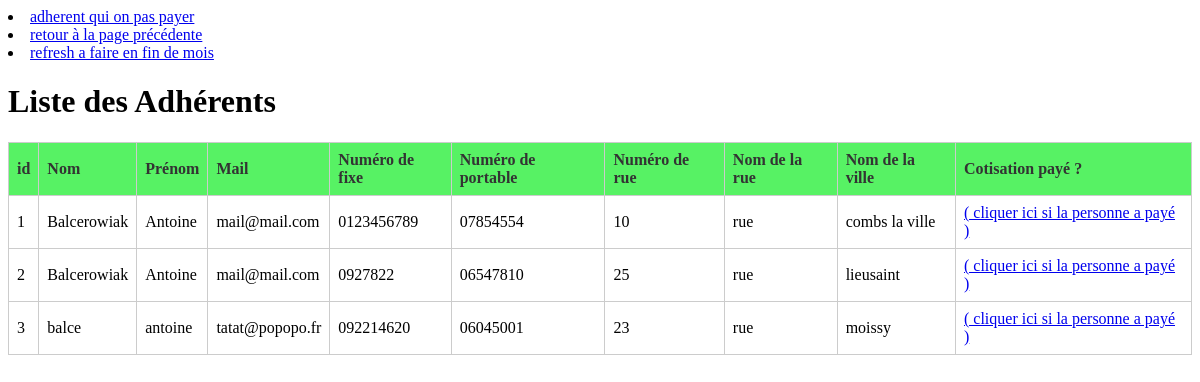
The app's page /adherent.php with its own data.
### tables this page shows
CREATE TABLE `adherent` (
  `id` int NOT NULL,
  `genre` varchar(50) DEFAULT NULL,
  `nom` varchar(50) DEFAULT NULL,
  `prenom` varchar(50) DEFAULT NULL,
  `naissance` varchar(50) DEFAULT NULL,
  `NumRue` varchar(50) NOT NULL,
  `NomRue` varchar(50) NOT NULL,
  `Ville` varchar(50) NOT NULL,
  `tel` varchar(50) DEFAULT NULL,
  `fixe` varchar(50) NOT NULL,
  `mail` varchar(50) DEFAULT NULL
);

### inc/manager-db.php (called while the page is built, shortened)
<?php
require_once 'connect-db.php';
function getAllAdherent(){
    global $pdo;
    $query = 'SELECT * FROM adherent ';
    try {
    $result = $pdo->query($query)->fetchAll(PDO::FETCH_OBJ);
    return $result;
    }
    catch ( Exception $e ) {
    die ("erreur dans la requete ".$e->getMessage());
    }
}
?>

### adherent.php (the view, shortened to what this page needs)
<!DOCTYPE html>
<html>
<head>
    <?php
        require_once('inc/manager-db.php');
        $listeAdherent = getAllAdherent();
    ?>
    <link rel="stylesheet" type="text/css" href="css/adherent.css">
    <li><a href="Cotipaspaye.php">adherent qui on pas payer</a></li>
    <li><a href="index.php">retour à la page précédente</a></li>
    <li><a href="refreshcoti.php">refresh a faire en fin de mois</a></li>
</head>
    <h1>Liste des Adhérents</h1>
    <table class="table">
        <tr>
          <th>id</th>
          <th>Nom</th>
          <th>Prénom</th>
          <th>Mail</th>
          <th>Numéro de fixe </th>
          <th>Numéro de portable</th>
          <th>Numéro de rue</th>
          <th>Nom de la rue </th>
          <th>Nom de la ville</th>
          <th>Cotisation payé ?</th>
        </tr>
    <?php foreach ($listeAdherent as $adherent ) :?>
<tr>
    <td><?php echo $adherent->id; ?></td>
    <td><?php echo $adherent->nom; ?></td>
    <td><?php echo $adherent->prenom; ?></td>
    <td><?php echo $adherent->mail; ?></td>
    <td><?php echo $adherent->fixe; ?></td>
    <td><?php echo $adherent->tel; ?></td>
    <td><?php echo $adherent->NumRue; ?></td>
    <td><?php echo $adherent->NomRue; ?></td>
    <td><?php echo $adherent->Ville; ?></td>
    <td><?php echo $adherent->cotisation; ?>
    <a href="updateCoti.php?id=<?php echo $adherent->id; ?>" > ( cliquer ici si la personne a payé ) </a></td>
</tr>
<?php endforeach; ?>
</table>

### css/adherent.css (style rules this page uses)
.table { width: 100%; border-collapse: collapse; margin-bottom: 20px; }
.table th { background-color: #57f264; color: #333; font-weight: bold; padding: 8px; text-align: left; border: 1px solid #ccc; }
.table td { padding: 8px; border: 1px solid #ccc; }

### records on screen
adherent: id "1", nom "Balcerowiak", prenom "Antoine", mail "mail@mail.com", fixe "0123456789", tel "07854554", NumRue "10", NomRue "rue", Ville "combs la ville"
adherent: id "2", nom "Balcerowiak", prenom "Antoine", mail "mail@mail.com", fixe "0927822", tel "06547810", NumRue "25", NomRue "rue", Ville "lieusaint"
adherent: id "3", nom "balce", prenom "antoine", mail "tatat@popopo.fr", fixe "092214620", tel "06045001", NumRue "23", NomRue "rue", Ville "moissy"
